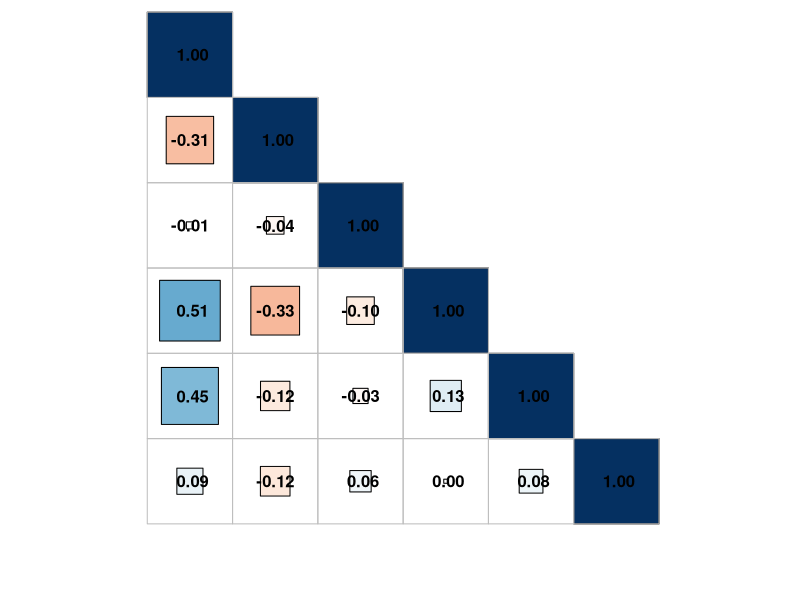

The R source for this figure: (Note: this script raises an error after producing the figure.)

# Correlation matrix ------------------------------------------------------

library(corrplot)
library(tidyverse)
library(readxl)

dat <- read_excel('Copy of Sensory Data for Bayesian Analysis.xlsx')


M1 <- cor.mtest(dat[,4:9])

M <- cor(dat[,4:9])

M2 <- cor.mtest(dat[,4:9],conf.level=.95)
corrplot(cor(dat[,4:9]),
         method='square',
         type = 'lower',
         p.mat = res1$p,
         insig = 'label_sig',
         sig.level = c(.001,.01,.05),
         pch.cex = 0.8,
         pch.col = 'yellow',
         tl.cex = 1,
         addCoef.col = 'black',
         tl.pos = 'n',
         outline = TRUE)


corrplot.mixed(corr = M,lower = 'number',
               upper = 'ellipse',
               tl.pos = 'lt',
               diag = 'u',
               lower.col = 'black')


# Mark the significant values with star based on the significant l --------



corrplot.mixed(corr = M,lower = 'number',
               upper = 'ellipse',
               tl.pos = 'lt',
               diag = 'u',
               lower.col = 'black', 
               sig.level = c(0.001, 0.01, 0.05)
               ,p.mat=M1$p,pch.cex=0.6)
